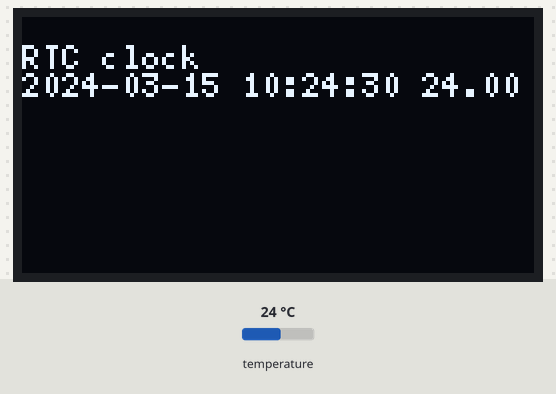
Bench run of a sketch on a simulated ESP8266 (NodeMCU). On the bench: 128×64 one-colour display. Inputs (shaded band) come from the test bench; at power-on: temperature 24 °C. The local clock reads 2024-03-15 10:24:30 at power-on unless the sketch sets it; what the sketch prints to the serial monitor is not drawn.

Above: at 1.2 s.
1.3 s: temperature set to 12 °C
At 10.8 s:
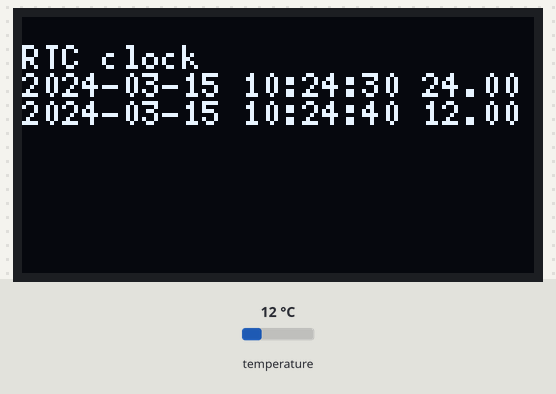
11.6 s: temperature set to 19 °C
At 21.0 s:
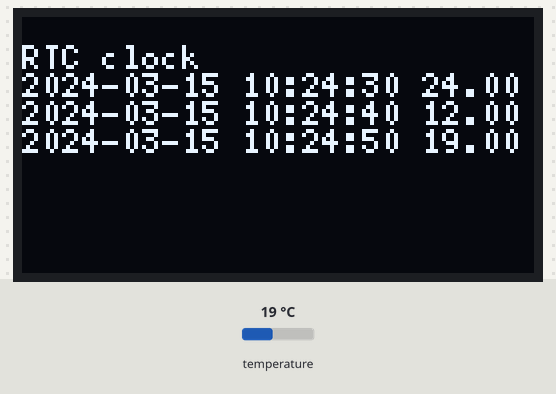
21.6 s: temperature set to 28 °C
At 81.6 s:
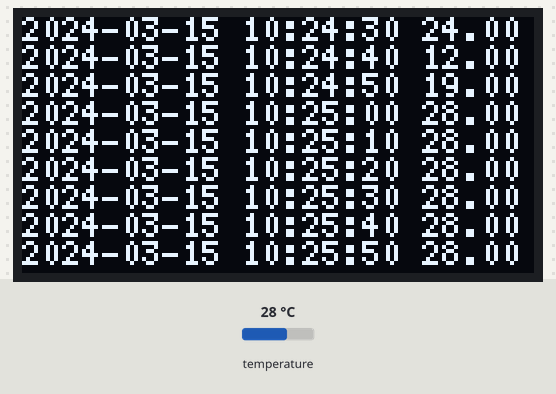
Timing chart, 0 to 81.9 s (numbered marks = the images above; inputs shaded):
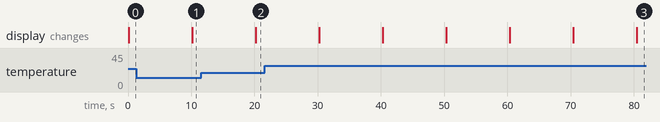

The sketch:

DS3231_get_SH1106_U8g2.ino
```cpp
// DS3231 get RTC on ESP8266 with 128x64 OLED SPI display
// buffer 26x9 for 5x7 font
// 2020/07/14 v0.3

#include <Arduino.h>
#include <U8x8lib.h>
#include <U8g2lib.h>
#include <SPI.h>
#include <Wire.h>
#include <DS3231.h>

U8G2_SH1106_128X64_NONAME_1_4W_HW_SPI u8g2(U8G2_R0, /* cs=*/ D8, /* dc=*/ D3, /* reset=*/ D4);

#define U8LOG_WIDTH 26
#define U8LOG_HEIGHT 9
uint8_t u8log_buffer[U8LOG_WIDTH*U8LOG_HEIGHT];
U8G2LOG u8g2log;

DS3231 rtc;
bool century = false;
bool h12Flag;
bool pmFlag;

String datetime;

void setup(void) {
  Wire.begin();
  Serial.begin(115200);
  Serial.println("\nRTC clock");

  u8g2.begin();
  u8g2.setFont(u8g2_font_5x7_mf);

  u8g2log.begin(u8g2, U8LOG_WIDTH, U8LOG_HEIGHT, u8log_buffer);
  u8g2log.setRedrawMode(0);		// 0: Update screen with newline, 1: Update screen for every char
  u8g2log.print("\nRTC clock\n");
}

void loop(void) {
  update_datetime();
  Serial.println(datetime);
  u8g2log.print(datetime);
  u8g2log.print("\n");
  delay(10000);
}

void update_datetime() {
  datetime = "20";
  datetime += rtc.getYear();
  datetime += "-";
  if(rtc.getMonth(century) < 10) datetime += "0";
  datetime += rtc.getMonth(century);
  datetime += "-";
  if(rtc.getDate() < 10) datetime += "0";
  datetime += rtc.getDate();
  datetime += " ";
  if(rtc.getHour(h12Flag, pmFlag) < 10) datetime += "0";
  datetime += rtc.getHour(h12Flag, pmFlag); //24-hr
  datetime += ":";
  if(rtc.getMinute() < 10) datetime += "0";
  datetime += rtc.getMinute();
  datetime += ":";
  if(rtc.getSecond() < 10) datetime += "0";
  datetime += rtc.getSecond();
  datetime += " ";
  datetime += rtc.getTemperature();
}
```

Measured:
- after the input at 1.3 s, the display: changes after 8.9 s (image 1)
- after the input at 11.6 s, the display: changes after 8.6 s (image 2)
